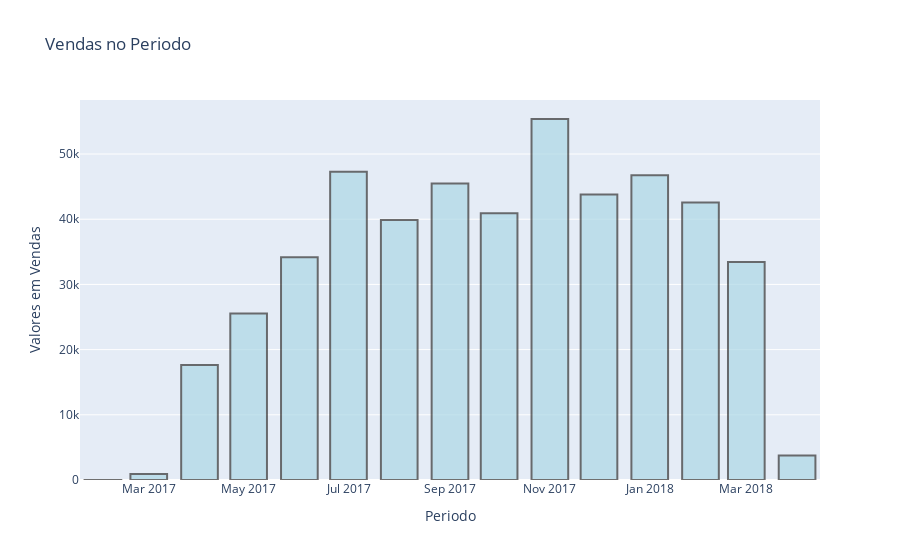

This figure's notebook cell:
### Markdown cell above
- **Parâmetro opacity e width**

### Code cell
data = [go.Bar(x=vendas_por_mes.index,
               y=vendas_por_mes.values,
               marker = {'color': 'lightblue',
                         'line': {'color': '#333',
                                  'width': 2}
                        },
               opacity= 0.7
              )
       ]

# Criando Layout
configuracoes_layout = go.Layout(title='Vendas no Periodo',
                                 yaxis={'title':'Valores em Vendas'},
                                 xaxis={'title':'Periodo'})

# Objeto figura

fig = go.Figure(data=data, layout=configuracoes_layout)

# plotando o grafico
py.iplot(fig)

### Figure 1 — Plotly figure (JSON) as saved in the notebook; plotly's stock layout.template omitted (floating-point values rounded to 4 significant figures)
{"data": [{"marker": {"color": "lightblue", "line": {"color": "#333", "width": 2}}, "opacity": 0.7, "type": "bar", "x": ["2017-02", "2017-03", "2017-04", "2017-05", "2017-06", "2017-07", "2017-08", "2017-09", "2017-10", "2017-11", "2017-12", "2018-01", "2018-02", "2018-03", "2018-04"], "y": [9.99, 902.9, 17650.0, 25560.0, 34170.0, 47280.0, 39900.0, 45460.0, 40910.0, 55370.0, 43810.0, 46760.0, 42560.0, 33440.0, 3754.0]}], "layout": {"title": {"text": "Vendas no Periodo"}, "xaxis": {"title": {"text": "Periodo"}}, "yaxis": {"title": {"text": "Valores em Vendas"}}}}
